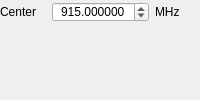
                <widget class="QWidget" name="pageFrqRangeMode">
                 <layout class="QVBoxLayout" name="verticalLayout_24">
                  <property name="leftMargin">
                   <number>0</number>
                  </property>
                  <property name="topMargin">
                   <number>0</number>
                  </property>
                  <property name="rightMargin">
                   <number>0</number>
                  </property>
                  <property name="bottomMargin">
                   <number>0</number>
                  </property>
                  <item>
                   <layout class="QGridLayout" name="gridLayout_3">
                    <property name="topMargin">
                     <number>2</number>
                    </property>
                    <item row="0" column="2">
                     <widget class="QLabel" name="label_8">
                      <property name="text">
                       <string>MHz</string>
                      </property>
                     </widget>
                    </item>
                    <item row="0" column="1">
                     <widget class="QDoubleSpinBox" name="spFrqCenterValue">
                      <property name="minimumSize">
                       <size>
                        <width>97</width>
                        <height>20</height>
                       </size>
                      </property>
                      <property name="maximumSize">
                       <size>
                        <width>97</width>
                        <height>20</height>
                       </size>
                      </property>
                      <property name="alignment">
                       <set>Qt::AlignCenter</set>
                      </property>
                      <property name="correctionMode">
                       <enum>QAbstractSpinBox::CorrectToNearestValue</enum>
                      </property>
                      <property name="decimals">
                       <number>6</number>
                      </property>
                      <property name="minimum">
                       <double>861.000000000000000</double>
                      </property>
                      <property name="maximum">
                       <double>1045.000000000000000</double>
                      </property>
                      <property name="value">
                       <double>915.000000000000000</double>
                      </property>
                     </widget>
                    </item>
                    <item row="0" column="0">
                     <widget class="QLabel" name="label_7">
                      <property name="text">
                       <string>Center</string>
                      </property>
                     </widget>
                    </item>
                    <item row="1" column="1">
                     <spacer name="verticalSpacer_5">
                      <property name="orientation">
                       <enum>Qt::Vertical</enum>
                      </property>
                      <property name="sizeHint" stdset="0">
                       <size>
                        <width>20</width>
                        <height>5</height>
                       </size>
                      </property>
                     </spacer>
                    </item>
                   </layout>
                  </item>
                 </layout>
                </widget>
